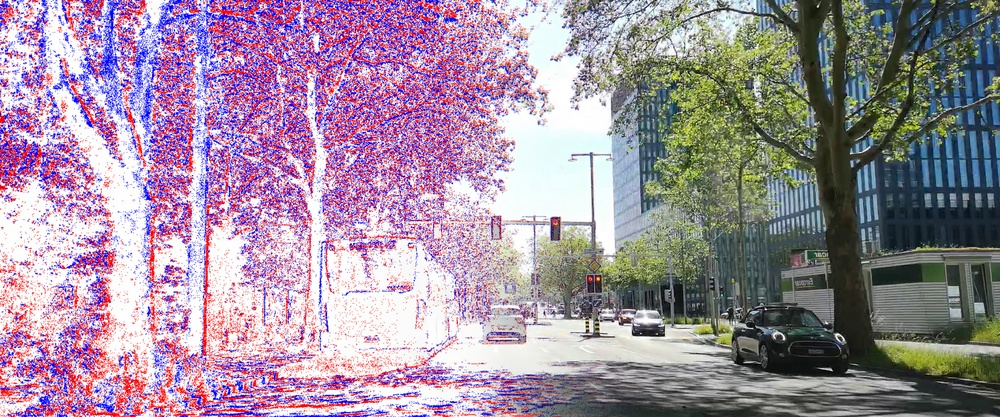
#> input picture assets/media/header_one_orig.jpg, 1000 x 417 px, shrunk from 1920 x 800 before the run
$ python main.py
#> lines starting #> are read from the running program, lines starting #| are printed output that depends on the picture
import cv2

img = cv2.imread("header_one_orig.jpg")
#> img is the input picture: shape (417, 1000, 3); mean B, G, R 158.7, 142, 159.5
a = 0.8
img = (a * 255 +  (1-a)*img.astype("float32")).astype("uint8")
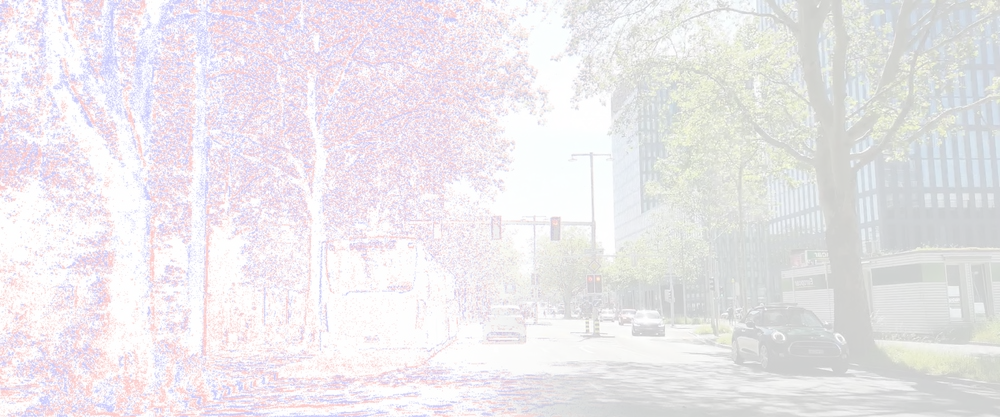
#> img: shape (417, 1000, 3); mean B, G, R 235.4, 232, 235.5
cv2.imwrite("header_one.jpg", img)

$ run again, with assets/media/kalen-emsley-Bkci_8qcdvQ-unsplash.jpg copied over assets/media/header_one_orig.jpg
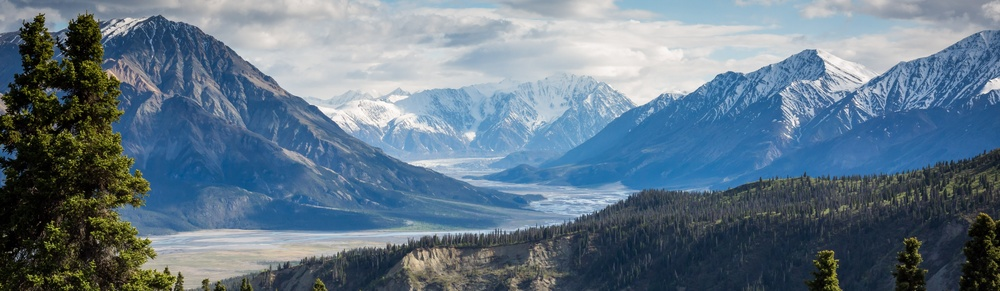
#> input picture assets/media/kalen-emsley-Bkci_8qcdvQ-unsplash.jpg, 1000 x 291 px, shrunk from 5760 x 1677 before the run
#> img is the input picture: shape (291, 1000, 3); mean B, G, R 135, 119, 99
#> `img = (a * 255 +  (1-a)*img.astype("float32")).astype("uint8")`:
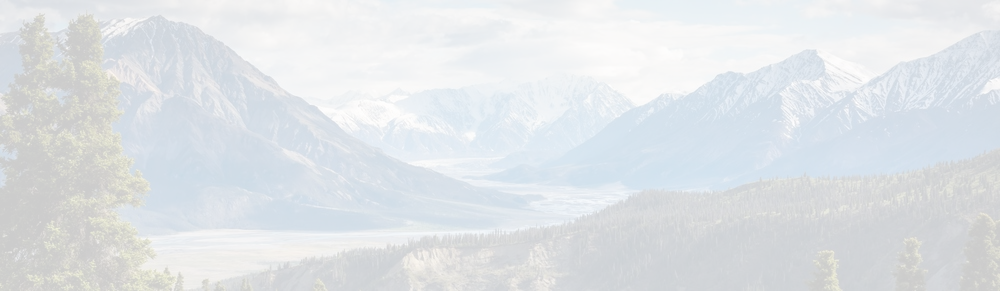
#> img: shape (291, 1000, 3); mean B, G, R 230.6, 227.4, 223.4
